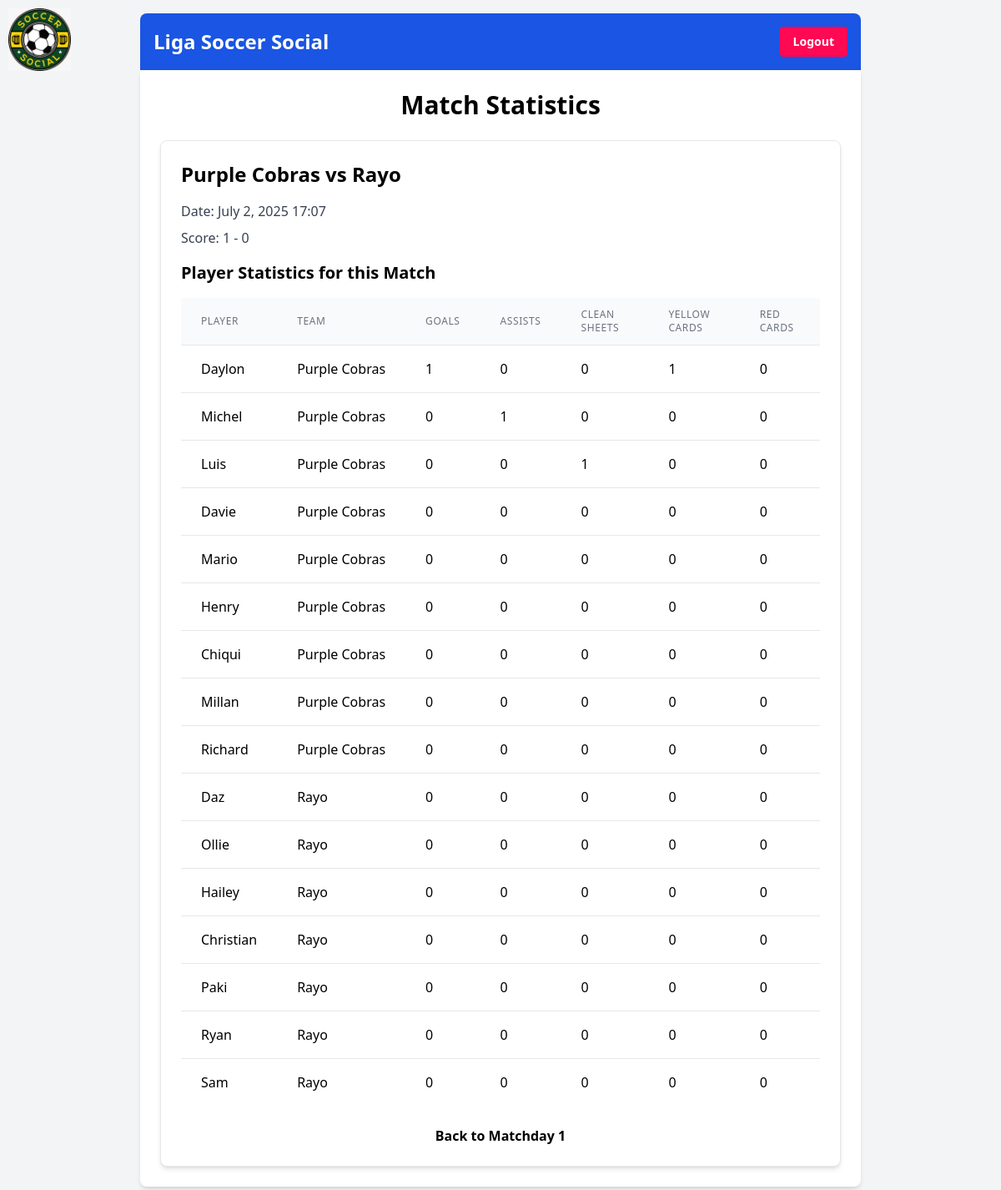
Screenshot of /futbol/match/1/stats/ (signed in) with the database file from the repository.
### futbolapp/models.py (models this page shows, shortened)
class Match(models.Model):
    matchday = models.ForeignKey(Matchday, on_delete=models.CASCADE)
    home_team = models.ForeignKey(Team, related_name='home_matches', on_delete=models.CASCADE)
    away_team = models.ForeignKey(Team, related_name='away_matches', on_delete=models.CASCADE)
    home_score = models.PositiveIntegerField(null=True, blank=True)
    away_score = models.PositiveIntegerField(null=True, blank=True)
    date = models.DateTimeField()
    class Meta:
        unique_together = ('matchday', 'home_team', 'away_team')
        ordering = ['date']
        verbose_name_plural = "Matches"

class Team(models.Model):
    name = models.CharField(max_length=100)
    league = models.ForeignKey(League, on_delete=models.CASCADE, null=True, blank=True)
    tournament = models.ForeignKey('Tournament', on_delete=models.CASCADE, null=True, blank=True) # New field

class PlayerStatistic(models.Model):
    player = models.ForeignKey(Player, on_delete=models.CASCADE)
    match = models.ForeignKey(Match, on_delete=models.CASCADE)
    goals = models.PositiveIntegerField(default=0)
    assists = models.PositiveIntegerField(default=0)
    clean_sheets = models.PositiveIntegerField(default=0)
    yellow_cards = models.PositiveIntegerField(default=0)
    red_cards = models.PositiveIntegerField(default=0)
    present = models.BooleanField(default=False) # New field for presence
    class Meta:
        unique_together = ('player', 'match')

class Player(models.Model):
    name = models.CharField(max_length=100)
    team = models.ForeignKey(Team, on_delete=models.CASCADE)
    field_position = models.CharField(max_length=20, choices=[('field player', 'Field Player'), ('goalkeeper', 'Goalkeeper')], default='field player')
    role = models.CharField(max_length=20, choices=[('full-time', 'Full-Time'), ('ringer', 'Ringer')])

class Matchday(models.Model):
    season = models.ForeignKey(Season, on_delete=models.CASCADE)
    number = models.PositiveIntegerField()
    date = models.DateField()
    title = models.CharField(max_length=100, blank=True, null=True) # New field for title
    class Meta:
        ordering = ['season', 'number']
        unique_together = ('season', 'number')

### futbolapp/views.py (the view)
# urls.py: path('match/<int:match_id>/stats/', views.match_statistics, name='match_statistics'),
@login_required
def match_statistics(request, match_id):
    match = get_object_or_404(Match, pk=match_id)
    player_stats = PlayerStatistic.objects.filter(match=match)
    return render(request, 'futbolapp/match_statistics.html', {'match': match, 'player_stats': player_stats})

### futbolapp/templates/futbolapp/match_statistics.html
{% extends 'base.html' %}
{% block content %}
    <h1 class="text-3xl font-bold mb-6 text-center">Match Statistics</h1>
    <div class="bg-white p-6 rounded-lg shadow-md border border-gray-200">
        <h2 class="text-2xl font-semibold mb-4">{{ match.home_team.name }} vs {{ match.away_team.name }}</h2>
        <p class="text-gray-700 mb-2">Date: {{ match.date|date:"F j, Y H:i" }}</p>
        <p class="text-gray-700 mb-4">Score: {{ match.home_score|default_if_none:"-" }} - {{ match.away_score|default_if_none:"-" }}</p>
        <h3 class="text-xl font-semibold mb-4">Player Statistics for this Match</h3>
        {% if player_stats %}
            <div class="overflow-x-auto">
                <table class="min-w-full divide-y divide-gray-200">
                    <thead class="bg-gray-50">
                        <tr>
                            <th scope="col" class="px-6 py-3 text-left text-xs font-medium text-gray-500 uppercase tracking-wider">Player</th>
                            <th scope="col" class="px-6 py-3 text-left text-xs font-medium text-gray-500 uppercase tracking-wider">Team</th>
                            <th scope="col" class="px-6 py-3 text-left text-xs font-medium text-gray-500 uppercase tracking-wider">Goals</th>
                            <th scope="col" class="px-6 py-3 text-left text-xs font-medium text-gray-500 uppercase tracking-wider">Assists</th>
                            <th scope="col" class="px-6 py-3 text-left text-xs font-medium text-gray-500 uppercase tracking-wider">Clean Sheets</th>
                            <th scope="col" class="px-6 py-3 text-left text-xs font-medium text-gray-500 uppercase tracking-wider">Yellow Cards</th>
                            <th scope="col" class="px-6 py-3 text-left text-xs font-medium text-gray-500 uppercase tracking-wider">Red Cards</th>
                        </tr>
                    </thead>
                    <tbody class="bg-white divide-y divide-gray-200">
                        {% for stat in player_stats %}
                            <tr>
                                <td class="px-6 py-4 whitespace-nowrap">{{ stat.player.name }}</td>
                                <td class="px-6 py-4 whitespace-nowrap">{{ stat.player.team.name }}</td>
                                <td class="px-6 py-4 whitespace-nowrap">{{ stat.goals }}</td>
                                <td class="px-6 py-4 whitespace-nowrap">{{ stat.assists }}</td>
                                <td class="px-6 py-4 whitespace-nowrap">{{ stat.clean_sheets }}</td>
                                <td class="px-6 py-4 whitespace-nowrap">{{ stat.yellow_cards }}</td>
                                <td class="px-6 py-4 whitespace-nowrap">{{ stat.red_cards }}</td>
                            </tr>
                        {% endfor %}
                    </tbody>
                </table>
            </div>
        {% else %}
            <p class="text-gray-700">No player statistics recorded for this match.</p>
        {% endif %}
        <p class="mt-6 text-center"><a href="{% url 'matchday_detail' match.matchday.id %}" class="text-blue-600 hover:text-blue-800 font-semibold">Back to Matchday {{ match.matchday.number }}</a></p>
    </div>
{% endblock %}

### rows the page displays
Match: home_team.name "Purple Cobras", away_team.name "Rayo", date "July 2, 2025 17:07", home_score "1", away_score "0", matchday.number "1"
PlayerStatistic: player.name "Daylon", player.team.name "Purple Cobras", goals "1", assists "0", clean_sheets "0", yellow_cards "1", red_cards "0"
PlayerStatistic: player.name "Michel", player.team.name "Purple Cobras", goals "0", assists "1", clean_sheets "0", yellow_cards "0", red_cards "0"
PlayerStatistic: player.name "Luis", player.team.name "Purple Cobras", goals "0", assists "0", clean_sheets "1", yellow_cards "0", red_cards "0"
PlayerStatistic: player.name "Davie", player.team.name "Purple Cobras", goals "0", assists "0", clean_sheets "0", yellow_cards "0", red_cards "0"
PlayerStatistic: player.name "Mario", player.team.name "Purple Cobras", goals "0", assists "0", clean_sheets "0", yellow_cards "0", red_cards "0"
PlayerStatistic: player.name "Henry", player.team.name "Purple Cobras", goals "0", assists "0", clean_sheets "0", yellow_cards "0", red_cards "0"
PlayerStatistic: player.name "Chiqui", player.team.name "Purple Cobras", goals "0", assists "0", clean_sheets "0", yellow_cards "0", red_cards "0"
PlayerStatistic: player.name "Millan", player.team.name "Purple Cobras", goals "0", assists "0", clean_sheets "0", yellow_cards "0", red_cards "0"
PlayerStatistic: player.name "Richard", player.team.name "Purple Cobras", goals "0", assists "0", clean_sheets "0", yellow_cards "0", red_cards "0"
PlayerStatistic: player.name "Daz", player.team.name "Rayo", goals "0", assists "0", clean_sheets "0", yellow_cards "0", red_cards "0"
PlayerStatistic: player.name "Ollie", player.team.name "Rayo", goals "0", assists "0", clean_sheets "0", yellow_cards "0", red_cards "0"
PlayerStatistic: player.name "Hailey", player.team.name "Rayo", goals "0", assists "0", clean_sheets "0", yellow_cards "0", red_cards "0"
PlayerStatistic: player.name "Christian", player.team.name "Rayo", goals "0", assists "0", clean_sheets "0", yellow_cards "0", red_cards "0"
PlayerStatistic: player.name "Paki", player.team.name "Rayo", goals "0", assists "0", clean_sheets "0", yellow_cards "0", red_cards "0"
PlayerStatistic: player.name "Ryan", player.team.name "Rayo", goals "0", assists "0", clean_sheets "0", yellow_cards "0", red_cards "0"
PlayerStatistic: player.name "Sam", player.team.name "Rayo", goals "0", assists "0", clean_sheets "0", yellow_cards "0", red_cards "0"
